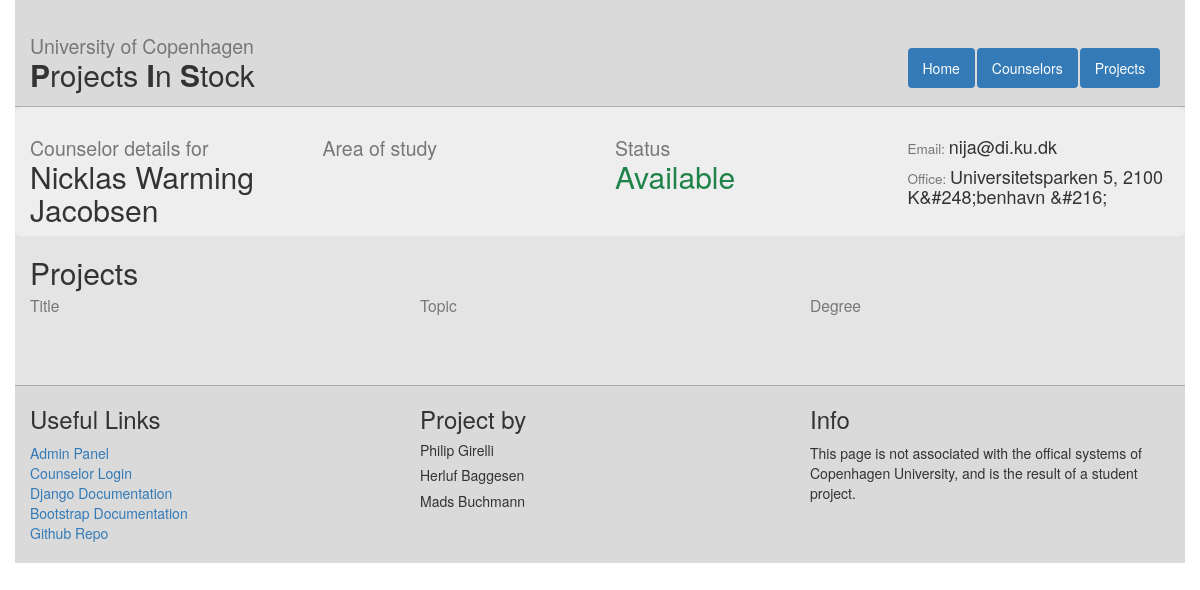
The app's page /counselors/296/ with its own data.
### web/models.py (models this page shows, shortened)
class Counselor(models.Model):
    readonly_fields=('account_id',)
    name = models.CharField(max_length=255)
    email = models.EmailField()
    studyArea = models.CharField(max_length=255)
    office = models.CharField(max_length=255)
    projects = models.ManyToManyField(Project)
    url = models.URLField(default="NOURL")
    accountId = models.IntegerField(default=-1)
    statusChoices = (('Available','Available'),('Unavailable','Unavailable'))
    status = models.CharField(max_length=50, choices=statusChoices, default='Available')

### web/views.py (the view)
# urls.py: url(r'^counselors/(?P<counselor_id>[0-9]+)/$', views.counselor_detail, name="counselor_detail"),
def counselor_detail(request, counselor_id):
    counselor = get_object_or_404(Counselor, id=counselor_id)
    context = {
        'counselor': counselor
    }
    return render(request, 'web/counselor_detail.html', context)

### web/templates/web/counselor_detail.html (shortened to what this page needs)
{%extends "web/master.html" %}
{% block content%}
<div class="row info-box">
  <div class="col-md-3">
    <h2><small>Counselor details for</small><br />{{ counselor.name }}</h2>
  </div>
  <div class="col-md-3">
    <h2><small>Area of study</small><br />{{ counselor.study_area }}</h2>
  </div>
  <div class="col-md-3">
    <h2><small>Status</small><br />
        {% if counselor.status == "Available" %}
        <p class="colgreen">Available</p>
        {% else %}
        <p class="colred">Unavailable</p>
        {% endif %}
    </h2>
  </div>
  <div class="col-md-3">
    <br />
    <h4><small>Email:  </small>{{ counselor.email }}</h4>
    <h4><small>Office:  </small>{{ counselor.office }}</h4>
  </div>
</div>
  <h2>Projects</h2>
<div style="position: relative; top: -30px;">
  <div class="row">
    <div class="col-md-4">
      <h3><small>Title</small></h3>
    </div>
    <div class="col-md-4">
      <h3><small>Topic</small></h3>
    </div>
    <div class="col-md-4">
      <h3><small>Degree</small></h3>
    </div>
  </div>
</div>
{% endblock %}

### web/static/web/style.css (style rules this page uses)
html, body { height : 100%; }
.info-box { background-color : #eee; border-radius: 6px; }

### web/templates/web/counselor_detail.html (style rules this page uses)
p.colgreen { color:#1D8348 }

### records on screen
Counselor: name "Nicklas Warming Jacobsen", email "nija@di.ku.dk", office "Universitetsparken 5, 2100 K&#248;benhavn &#216;"
